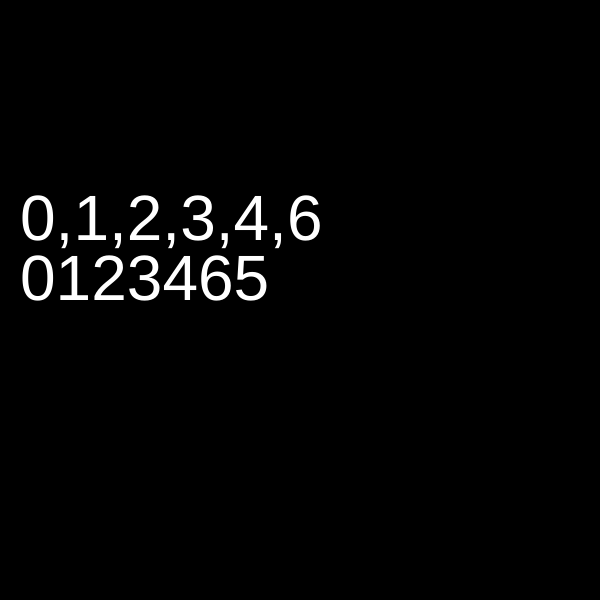
Frame 1 (no input)
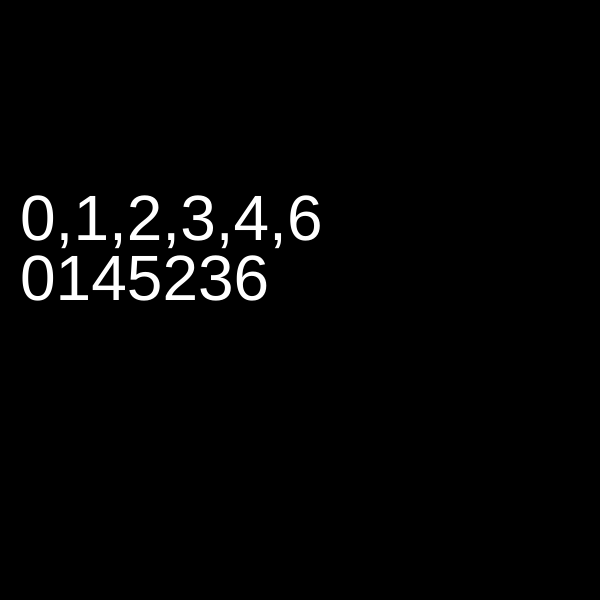
Frame 60 (no input)
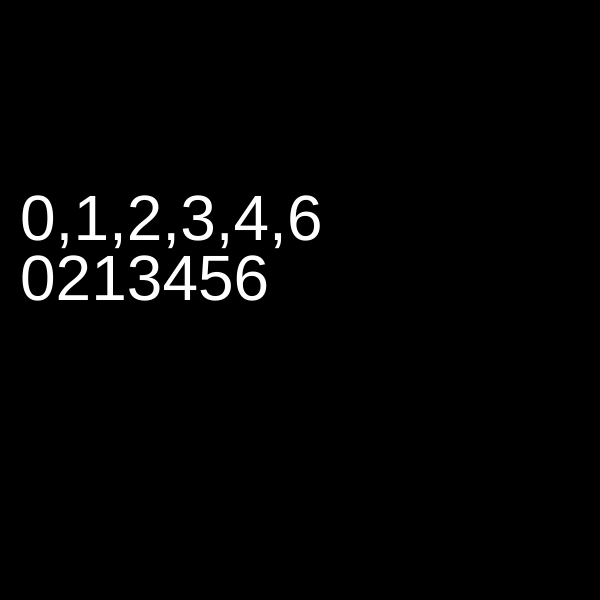
Frame 120 (the mouse pressed at the canvas centre since frame 60)

The p5.js sketch that drew these frames (run headless with seeded random() and noise() and a simulated clock; from frame 60 on, the mouse is pressed at the canvas centre):

// p5.js sketch
// ── sketch.js
vals = [0,1,2,3,4,5,6]
start = vals

function setup() {

width = 600
height = 600
createCanvas(height,width);

}

function draw() {
  background(0);
  console.log(vals);


  //Step1
  largestI =-1;
  for(var i = 0; i<vals.length-1;i++){

    if(vals[i]<vals[i+1]){
      largestI = i;
    }
  }

  if(largestI == -1){
    noLoop();
    console.log('finished');
  }

//Step2

  var largestJ = -1

  for(var j =0; j<vals.length;j++){
    if(vals[j]>vals[largestI]){
      largestJ = j
    }
  }
//Step3
  Swap(vals,largestI,largestJ)

//Step4
var endArray = vals.splice(largestI+1);
endArray.reverse();
vals= vals.concat(endArray);

textSize(64);
var s = '';
for (var i=0; i< vals.length;i++ ){
 s +=vals[i];
}
fill(255);
text(start,20,height/2.5);
text(s,20,height/2);


}

function Swap(a,i,j){

  temp = a[i];
  a[i] = a[j];
  a[j] = temp;

}
